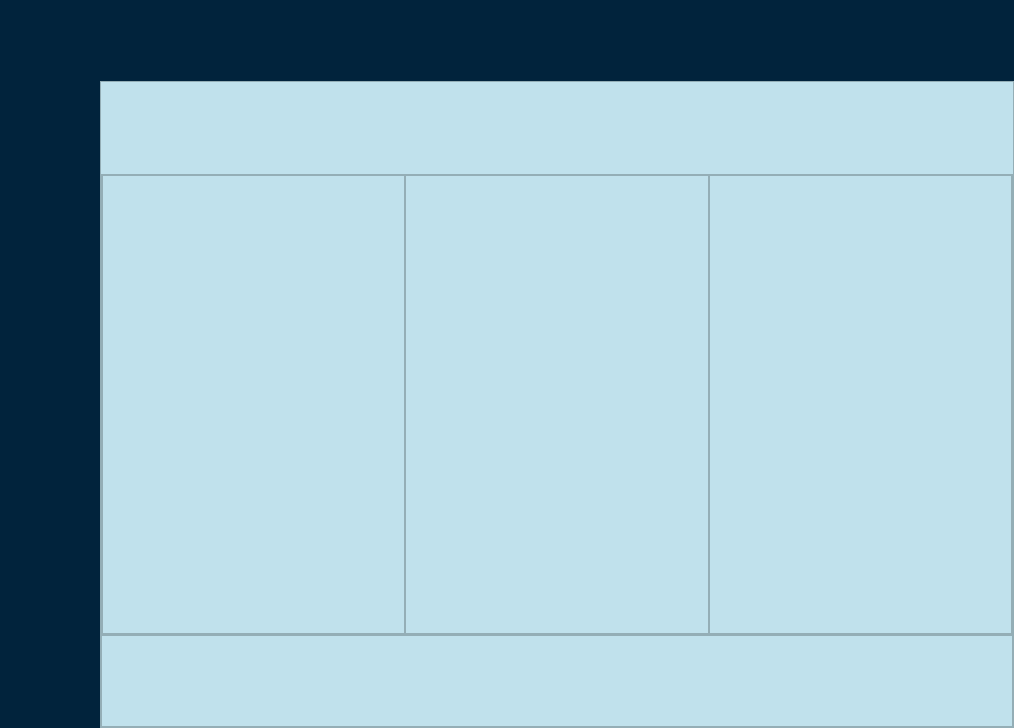
<?xml version="1.0" encoding="UTF-8"?>
<ui version="4.0">
 <class>MainWindow</class>
 <widget class="QMainWindow" name="MainWindow">
  <property name="geometry">
   <rect>
    <x>0</x>
    <y>0</y>
    <width>1014</width>
    <height>728</height>
   </rect>
  </property>
  <property name="windowTitle">
   <string>MainWindow</string>
  </property>
  <widget class="QWidget" name="centralwidget">
   <layout class="QVBoxLayout" name="verticalLayout">
    <property name="spacing">
     <number>0</number>
    </property>
    <property name="leftMargin">
     <number>0</number>
    </property>
    <property name="topMargin">
     <number>0</number>
    </property>
    <property name="rightMargin">
     <number>0</number>
    </property>
    <property name="bottomMargin">
     <number>0</number>
    </property>
    <item>
     <widget class="QFrame" name="frame">
      <property name="styleSheet">
       <string notr="true">background-color: rgb(192, 225, 236);</string>
      </property>
      <property name="frameShape">
       <enum>QFrame::NoFrame</enum>
      </property>
      <property name="frameShadow">
       <enum>QFrame::Plain</enum>
      </property>
      <property name="lineWidth">
       <number>0</number>
      </property>
      <layout class="QHBoxLayout" name="horizontalLayout" stretch="1,10">
       <property name="spacing">
        <number>0</number>
       </property>
       <property name="leftMargin">
        <number>0</number>
       </property>
       <property name="topMargin">
        <number>0</number>
       </property>
       <property name="rightMargin">
        <number>0</number>
       </property>
       <property name="bottomMargin">
        <number>0</number>
       </property>
       <item>
        <widget class="QFrame" name="frame_5">
         <property name="sizePolicy">
          <sizepolicy hsizetype="Preferred" vsizetype="Preferred">
           <horstretch>0</horstretch>
           <verstretch>0</verstretch>
          </sizepolicy>
         </property>
         <property name="layoutDirection">
          <enum>Qt::LeftToRight</enum>
         </property>
         <property name="styleSheet">
          <string notr="true">background-color: rgb(1, 35, 60);</string>
         </property>
         <property name="frameShape">
          <enum>QFrame::NoFrame</enum>
         </property>
         <property name="frameShadow">
          <enum>QFrame::Plain</enum>
         </property>
         <property name="lineWidth">
          <number>0</number>
         </property>
         <layout class="QVBoxLayout" name="verticalLayout_3">
          <property name="spacing">
           <number>0</number>
          </property>
          <property name="sizeConstraint">
           <enum>QLayout::SetDefaultConstraint</enum>
          </property>
          <property name="leftMargin">
           <number>0</number>
          </property>
          <property name="topMargin">
           <number>0</number>
          </property>
          <property name="rightMargin">
           <number>0</number>
          </property>
          <property name="bottomMargin">
           <number>0</number>
          </property>
          <item>
           <widget class="QPushButton" name="botonMenu">
            <property name="sizePolicy">
             <sizepolicy hsizetype="Minimum" vsizetype="Minimum">
              <horstretch>0</horstretch>
              <verstretch>0</verstretch>
             </sizepolicy>
            </property>
            <property name="minimumSize">
             <size>
              <width>100</width>
              <height>100</height>
             </size>
            </property>
            <property name="maximumSize">
             <size>
              <width>16777215</width>
              <height>16777215</height>
             </size>
            </property>
            <property name="styleSheet">
             <string notr="true">QPushButton{
	background-color: transparent;
	border-radius: 0px;
}

QPushButton:hover{
	background-color: rgb(0, 82, 127);
	border-radius: 0px;
}

QPushButton::pressed{
	background-color: rgb(62, 201, 255);
	border-radius: 0px;
}</string>
            </property>
            <property name="text">
             <string/>
            </property>
            <property name="icon">
             <iconset resource="../QRC/imagenesInicioSesion.qrc">
              <normaloff>:/newPrefix/Icons/Exterior.png</normaloff>:/newPrefix/Icons/Exterior.png</iconset>
            </property>
            <property name="iconSize">
             <size>
              <width>100</width>
              <height>100</height>
             </size>
            </property>
            <property name="flat">
             <bool>false</bool>
            </property>
           </widget>
          </item>
          <item>
           <widget class="QPushButton" name="botonGrupos">
            <property name="sizePolicy">
             <sizepolicy hsizetype="Minimum" vsizetype="Minimum">
              <horstretch>0</horstretch>
              <verstretch>0</verstretch>
             </sizepolicy>
            </property>
            <property name="minimumSize">
             <size>
              <width>100</width>
              <height>100</height>
             </size>
            </property>
            <property name="maximumSize">
             <size>
              <width>16777215</width>
              <height>16777215</height>
             </size>
            </property>
            <property name="styleSheet">
             <string notr="true">QPushButton{
	background-color: transparent;
	border-radius: 0px;
}

QPushButton:hover{
	background-color: rgb(0, 82, 127);
	border-radius: 0px;
}

QPushButton::pressed{
	background-color: rgb(62, 201, 255);
	border-radius: 0px;
}</string>
            </property>
            <property name="text">
             <string/>
            </property>
            <property name="icon">
             <iconset resource="../QRC/imagenesInicioSesion.qrc">
              <normaloff>:/newPrefix/Icons/User_Groups_Icon.png</normaloff>:/newPrefix/Icons/User_Groups_Icon.png</iconset>
            </property>
            <property name="iconSize">
             <size>
              <width>100</width>
              <height>100</height>
             </size>
            </property>
            <property name="flat">
             <bool>false</bool>
            </property>
           </widget>
          </item>
          <item>
           <widget class="QPushButton" name="botonChat">
            <property name="sizePolicy">
             <sizepolicy hsizetype="Minimum" vsizetype="Minimum">
              <horstretch>0</horstretch>
              <verstretch>0</verstretch>
             </sizepolicy>
            </property>
            <property name="minimumSize">
             <size>
              <width>100</width>
              <height>100</height>
             </size>
            </property>
            <property name="layoutDirection">
             <enum>Qt::LeftToRight</enum>
            </property>
            <property name="styleSheet">
             <string notr="true">QPushButton{
	background-color: transparent;
	border-radius: 0px;
}

QPushButton:hover{
	background-color: rgb(0, 82, 127);
	border-radius: 0px;
}

QPushButton::pressed{
	background-color: rgb(62, 201, 255);
	border-radius: 0px;
}</string>
            </property>
            <property name="text">
             <string/>
            </property>
            <property name="icon">
             <iconset resource="../QRC/imagenesInicioSesion.qrc">
              <normaloff>:/newPrefix/Icons/Chat_Room_Icon.png</normaloff>:/newPrefix/Icons/Chat_Room_Icon.png</iconset>
            </property>
            <property name="iconSize">
             <size>
              <width>80</width>
              <height>80</height>
             </size>
            </property>
            <property name="checkable">
             <bool>false</bool>
            </property>
            <property name="flat">
             <bool>false</bool>
            </property>
           </widget>
          </item>
          <item>
           <widget class="QPushButton" name="botonCalendario">
            <property name="sizePolicy">
             <sizepolicy hsizetype="Minimum" vsizetype="Minimum">
              <horstretch>0</horstretch>
              <verstretch>0</verstretch>
             </sizepolicy>
            </property>
            <property name="minimumSize">
             <size>
              <width>100</width>
              <height>100</height>
             </size>
            </property>
            <property name="autoFillBackground">
             <bool>false</bool>
            </property>
            <property name="styleSheet">
             <string notr="true">QPushButton{
	background-color: transparent;
	border-radius: 0px;
}

QPushButton:hover{
	background-color: rgb(0, 82, 127);
	border-radius: 0px;
}

QPushButton::pressed{
	background-color: rgb(62, 201, 255);
	border-radius: 0px;
}

</string>
            </property>
            <property name="text">
             <string/>
            </property>
            <property name="icon">
             <iconset resource="../QRC/imagenesInicioSesion.qrc">
              <normaloff>:/newPrefix/Icons/Events_Icon.png</normaloff>:/newPrefix/Icons/Events_Icon.png</iconset>
            </property>
            <property name="iconSize">
             <size>
              <width>80</width>
              <height>80</height>
             </size>
            </property>
            <property name="checkable">
             <bool>false</bool>
            </property>
            <property name="autoExclusive">
             <bool>false</bool>
            </property>
            <property name="autoDefault">
             <bool>false</bool>
            </property>
            <property name="default">
             <bool>false</bool>
            </property>
            <property name="flat">
             <bool>false</bool>
            </property>
           </widget>
          </item>
          <item>
           <widget class="QPushButton" name="configBoton">
            <property name="sizePolicy">
             <sizepolicy hsizetype="Minimum" vsizetype="Minimum">
              <horstretch>0</horstretch>
              <verstretch>0</verstretch>
             </sizepolicy>
            </property>
            <property name="minimumSize">
             <size>
              <width>100</width>
              <height>100</height>
             </size>
            </property>
            <property name="maximumSize">
             <size>
              <width>16777215</width>
              <height>16777215</height>
             </size>
            </property>
            <property name="styleSheet">
             <string notr="true">QPushButton{
	background-color: transparent;
	border-radius: 0px;
}

QPushButton:hover{
	background-color: rgb(0, 82, 127);
	border-radius: 0px;
}

QPushButton::pressed{
	background-color: rgb(62, 201, 255);
	border-radius: 0px;
}</string>
            </property>
            <property name="text">
             <string/>
            </property>
            <property name="icon">
             <iconset resource="../QRC/imagenesInicioSesion.qrc">
              <normaloff>:/newPrefix/Icons/Adjust_Icon.png</normaloff>:/newPrefix/Icons/Adjust_Icon.png</iconset>
            </property>
            <property name="iconSize">
             <size>
              <width>100</width>
              <height>100</height>
             </size>
            </property>
            <property name="flat">
             <bool>false</bool>
            </property>
           </widget>
          </item>
         </layout>
        </widget>
       </item>
       <item>
        <widget class="QFrame" name="frame_2">
         <property name="frameShape">
          <enum>QFrame::NoFrame</enum>
         </property>
         <property name="frameShadow">
          <enum>QFrame::Plain</enum>
         </property>
         <property name="lineWidth">
          <number>0</number>
         </property>
         <layout class="QVBoxLayout" name="verticalLayout_2" stretch="1,8">
          <property name="spacing">
           <number>0</number>
          </property>
          <property name="leftMargin">
           <number>0</number>
          </property>
          <property name="topMargin">
           <number>0</number>
          </property>
          <property name="rightMargin">
           <number>0</number>
          </property>
          <property name="bottomMargin">
           <number>0</number>
          </property>
          <item>
           <widget class="QFrame" name="frame_3">
            <property name="sizePolicy">
             <sizepolicy hsizetype="Preferred" vsizetype="Preferred">
              <horstretch>0</horstretch>
              <verstretch>0</verstretch>
             </sizepolicy>
            </property>
            <property name="minimumSize">
             <size>
              <width>0</width>
              <height>0</height>
             </size>
            </property>
            <property name="autoFillBackground">
             <bool>false</bool>
            </property>
            <property name="styleSheet">
             <string notr="true">background-color: rgb(1, 35, 60);
border-color: transparent;</string>
            </property>
            <property name="frameShape">
             <enum>QFrame::NoFrame</enum>
            </property>
            <property name="frameShadow">
             <enum>QFrame::Plain</enum>
            </property>
            <property name="lineWidth">
             <number>0</number>
            </property>
           </widget>
          </item>
          <item>
           <widget class="QFrame" name="frame_4">
            <property name="styleSheet">
             <string notr="true"/>
            </property>
            <property name="frameShape">
             <enum>QFrame::StyledPanel</enum>
            </property>
            <property name="frameShadow">
             <enum>QFrame::Raised</enum>
            </property>
            <layout class="QVBoxLayout" name="verticalLayout_4" stretch="1,5,1">
             <property name="spacing">
              <number>0</number>
             </property>
             <property name="leftMargin">
              <number>0</number>
             </property>
             <property name="topMargin">
              <number>0</number>
             </property>
             <property name="rightMargin">
              <number>0</number>
             </property>
             <property name="bottomMargin">
              <number>0</number>
             </property>
             <item>
              <widget class="QFrame" name="frame_6">
               <property name="styleSheet">
                <string notr="true"/>
               </property>
               <property name="frameShape">
                <enum>QFrame::NoFrame</enum>
               </property>
               <property name="frameShadow">
                <enum>QFrame::Plain</enum>
               </property>
               <property name="lineWidth">
                <number>0</number>
               </property>
              </widget>
             </item>
             <item>
              <widget class="QFrame" name="frame_7">
               <property name="styleSheet">
                <string notr="true"/>
               </property>
               <property name="frameShape">
                <enum>QFrame::StyledPanel</enum>
               </property>
               <property name="frameShadow">
                <enum>QFrame::Raised</enum>
               </property>
               <layout class="QHBoxLayout" name="horizontalLayout_2" stretch="1,1,1">
                <property name="spacing">
                 <number>0</number>
                </property>
                <property name="leftMargin">
                 <number>0</number>
                </property>
                <property name="topMargin">
                 <number>0</number>
                </property>
                <property name="rightMargin">
                 <number>0</number>
                </property>
                <property name="bottomMargin">
                 <number>0</number>
                </property>
                <item>
                 <widget class="QFrame" name="frame_9">
                  <property name="styleSheet">
                   <string notr="true"/>
                  </property>
                  <property name="frameShape">
                   <enum>QFrame::StyledPanel</enum>
                  </property>
                  <property name="frameShadow">
                   <enum>QFrame::Raised</enum>
                  </property>
                 </widget>
                </item>
                <item>
                 <widget class="QFrame" name="frame_11">
                  <property name="styleSheet">
                   <string notr="true"/>
                  </property>
                  <property name="frameShape">
                   <enum>QFrame::StyledPanel</enum>
                  </property>
                  <property name="frameShadow">
                   <enum>QFrame::Raised</enum>
                  </property>
                 </widget>
                </item>
                <item>
                 <widget class="QFrame" name="frame_13">
                  <property name="styleSheet">
                   <string notr="true"/>
                  </property>
                  <property name="frameShape">
                   <enum>QFrame::StyledPanel</enum>
                  </property>
                  <property name="frameShadow">
                   <enum>QFrame::Raised</enum>
                  </property>
                 </widget>
                </item>
               </layout>
              </widget>
             </item>
             <item>
              <widget class="QFrame" name="frame_8">
               <property name="styleSheet">
                <string notr="true"/>
               </property>
               <property name="frameShape">
                <enum>QFrame::StyledPanel</enum>
               </property>
               <property name="frameShadow">
                <enum>QFrame::Raised</enum>
               </property>
              </widget>
             </item>
            </layout>
           </widget>
          </item>
         </layout>
        </widget>
       </item>
      </layout>
     </widget>
    </item>
   </layout>
  </widget>
 </widget>
 <resources>
  <include location="../QRC/imagenesInicioSesion.qrc"/>
 </resources>
 <connections/>
</ui>
